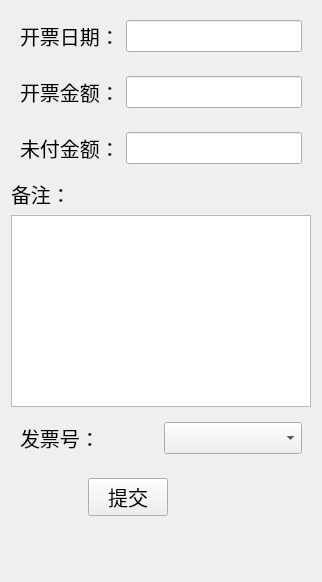
           <widget class="QWidget" name="widget_61" native="true">
            <layout class="QVBoxLayout" name="verticalLayout_15">
             <item>
              <widget class="QWidget" name="widget_58" native="true">
               <layout class="QHBoxLayout" name="horizontalLayout_46">
                <item>
                 <widget class="QLabel" name="label_46">
                  <property name="font">
                   <font>
                    <pointsize>15</pointsize>
                   </font>
                  </property>
                  <property name="text">
                   <string>开票日期：</string>
                  </property>
                 </widget>
                </item>
                <item>
                 <widget class="QLineEdit" name="invoice_date">
                  <property name="font">
                   <font>
                    <pointsize>15</pointsize>
                   </font>
                  </property>
                 </widget>
                </item>
               </layout>
              </widget>
             </item>
             <item>
              <widget class="QWidget" name="widget_59" native="true">
               <layout class="QHBoxLayout" name="horizontalLayout_47">
                <item>
                 <widget class="QLabel" name="label_47">
                  <property name="font">
                   <font>
                    <pointsize>15</pointsize>
                   </font>
                  </property>
                  <property name="text">
                   <string>开票金额：</string>
                  </property>
                 </widget>
                </item>
                <item>
                 <widget class="QLineEdit" name="invoice_amount">
                  <property name="font">
                   <font>
                    <pointsize>15</pointsize>
                   </font>
                  </property>
                 </widget>
                </item>
               </layout>
              </widget>
             </item>
             <item>
              <widget class="QWidget" name="widget_60" native="true">
               <layout class="QHBoxLayout" name="horizontalLayout_48">
                <item>
                 <widget class="QLabel" name="label_48">
                  <property name="font">
                   <font>
                    <pointsize>15</pointsize>
                   </font>
                  </property>
                  <property name="text">
                   <string>未付金额：</string>
                  </property>
                 </widget>
                </item>
                <item>
                 <widget class="QLineEdit" name="uninvoice_amount">
                  <property name="font">
                   <font>
                    <pointsize>15</pointsize>
                   </font>
                  </property>
                 </widget>
                </item>
               </layout>
              </widget>
             </item>
             <item>
              <widget class="QLabel" name="label_49">
               <property name="font">
                <font>
                 <pointsize>15</pointsize>
                </font>
               </property>
               <property name="text">
                <string>备注：</string>
               </property>
              </widget>
             </item>
             <item>
              <widget class="QTextEdit" name="remark"/>
             </item>
             <item>
              <widget class="QWidget" name="widget_65" native="true">
               <layout class="QHBoxLayout" name="horizontalLayout_51">
                <item>
                 <widget class="QLabel" name="label_51">
                  <property name="font">
                   <font>
                    <pointsize>15</pointsize>
                   </font>
                  </property>
                  <property name="text">
                   <string>发票号：</string>
                  </property>
                 </widget>
                </item>
                <item>
                 <widget class="QComboBox" name="invoice_num">
                  <property name="font">
                   <font>
                    <pointsize>15</pointsize>
                   </font>
                  </property>
                 </widget>
                </item>
               </layout>
              </widget>
             </item>
             <item>
              <widget class="QWidget" name="widget_63" native="true">
               <layout class="QHBoxLayout" name="horizontalLayout_49">
                <item>
                 <spacer name="horizontalSpacer_3">
                  <property name="orientation">
                   <enum>Qt::Horizontal</enum>
                  </property>
                  <property name="sizeHint" stdset="0">
                   <size>
                    <width>40</width>
                    <height>20</height>
                   </size>
                  </property>
                 </spacer>
                </item>
                <item>
                 <widget class="QPushButton" name="submit">
                  <property name="font">
                   <font>
                    <pointsize>15</pointsize>
                   </font>
                  </property>
                  <property name="text">
                   <string>提交</string>
                  </property>
                 </widget>
                </item>
                <item>
                 <spacer name="horizontalSpacer_4">
                  <property name="orientation">
                   <enum>Qt::Horizontal</enum>
                  </property>
                  <property name="sizeHint" stdset="0">
                   <size>
                    <width>134</width>
                    <height>20</height>
                   </size>
                  </property>
                 </spacer>
                </item>
               </layout>
              </widget>
             </item>
             <item>
              <spacer name="verticalSpacer">
               <property name="orientation">
                <enum>Qt::Vertical</enum>
               </property>
               <property name="sizeHint" stdset="0">
                <size>
                 <width>20</width>
                 <height>40</height>
                </size>
               </property>
              </spacer>
             </item>
             <item>
              <widget class="QWidget" name="widget_62" native="true">
               <widget class="QLabel" name="label_50">
                <property name="geometry">
                 <rect>
                  <x>9</x>
                  <y>9</y>
                  <width>80</width>
                  <height>26</height>
                 </rect>
                </property>
                <property name="font">
                 <font>
                  <pointsize>15</pointsize>
                 </font>
                </property>
                <property name="text">
                 <string>发票号：</string>
                </property>
               </widget>
               <widget class="QComboBox" name="comboBox">
                <property name="geometry">
                 <rect>
                  <x>92</x>
                  <y>11</y>
                  <width>271</width>
                  <height>21</height>
                 </rect>
                </property>
                <property name="font">
                 <font>
                  <pointsize>15</pointsize>
                 </font>
                </property>
               </widget>
              </widget>
             </item>
            </layout>
           </widget>
